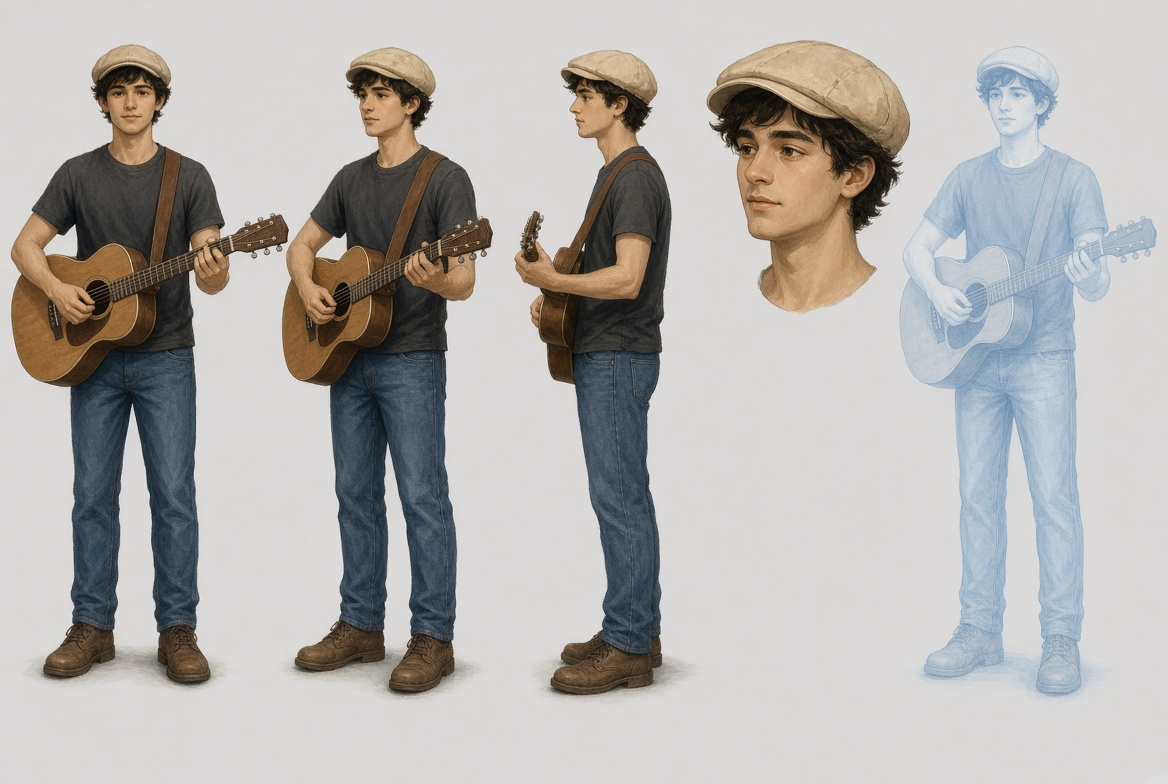
#> input picture inputs/charlie_anime.png, 1168 x 784 px, given in place of v3_turn_stage1.png, which was not available
$ python v3_turn2.py
#> lines starting #> are read from the running program, lines starting #| are printed output that depends on the picture; pictures that were not available may be replaced by others from this repository, and a replacement may not be noted
### tools/sprites/costume_comp.py
"""Composite the real Rare Earth costume artwork (read-only source repo) onto a generated paper turnaround.
Sleeve patch = inputs/sleeve_patch_1420MHz.png; back lettering = costume/artwork/back_rare_earth_lettering.png,
sized from the spec (line length = 7.5/7.75 of the dot, cap = 0.701/7.75, gap = 1.0/7.75)."""
import sys
import numpy as np
from PIL import Image, ImageFilter
V = "/home/jade/Documents/vibesong/"
ART = "/home/jade/Documents/1-music-shipped/rare-earth-techno-remix/costume/artwork/"

# [6 lines left out: function pencilize, not called in this run]

def patch(img, cx, cy, w, h, clip_line=None):
    p = Image.open(V + "inputs/sleeve_patch_1420MHz.png").convert("RGBA").resize((w, h), Image.LANCZOS)
    x0, y0 = int(round(cx - w / 2)), int(round(cy - h / 2))
    p = pencilize(p, img.crop((x0, y0, x0 + w, y0 + h)))
    if clip_line:   # hide the part of the patch beyond the sleeve outline: x < x_at(y)
        (xa, ya), (xb, yb) = clip_line
        al = np.array(p)[..., 3].astype(float)
        for yy in range(h):
            Y = y0 + yy; xl = xa + (Y - ya) * (xb - xa) / (yb - ya) - 1.5
            al[yy, max(int(xl - x0), 0):] = 0
        p.putalpha(Image.fromarray(al.astype(np.uint8)))
    img.alpha_composite(p, (x0, y0))

# [26 lines left out: functions erase_old_patches, back_lettering, not called in this run]

# [17 lines that do not run on import are left out]

# [23 lines left out: functions fix_patch_auto, lineup, not called in this run]

# [2 lines that do not run on import are left out]

### tools/sprites/v3_turn2.py
import sys; sys.path.insert(0, "/home/jade/Documents/vibesong/tools/sprites")
import numpy as np, cv2
from PIL import Image, ImageDraw
from scipy import ndimage
import costume_comp as CC
def _pencilize(rgba, under):
    a = np.array(rgba).astype(float); rng = np.random.default_rng(1)
    a[..., :3] = np.clip(a[..., :3] * (1 + rng.normal(0, 0.012, a.shape[:2]))[..., None] - 4, 0, 255)
    return Image.fromarray(a.astype(np.uint8)).filter(__import__("PIL.ImageFilter").ImageFilter.GaussianBlur(0.45))
CC.pencilize = _pencilize
V = "/home/jade/Documents/vibesong/"
img = Image.open(V + "assets/sheets/raw/v3_turn_stage1.png").convert("RGBA")
def inpaint_box(img, box, thr=110, grow=3):
    a = np.array(img.convert("RGB")); x0, y0, x1, y1 = box
    g = a[y0:y1, x0:x1].mean(-1); m = np.zeros(a.shape[:2], np.uint8)
    m[y0:y1, x0:x1] = ndimage.binary_dilation(g < thr, iterations=grow)
    img.paste(Image.fromarray(cv2.inpaint(a, m * 255, 5, cv2.INPAINT_TELEA)))
def inpaint_ellipse(img, box):
    a = np.array(img.convert("RGB")); m = Image.new("L", img.size, 0); ImageDraw.Draw(m).ellipse(box, fill=255)
    img.paste(Image.fromarray(cv2.inpaint(a, np.array(m), 5, cv2.INPAINT_TELEA)))
mode = sys.argv[1] if len(sys.argv) > 1 else "all"
# rings drawn by the edit -> real 1420 MHz artwork
CC.patch(img, 1185.5, 484, 50, 64)
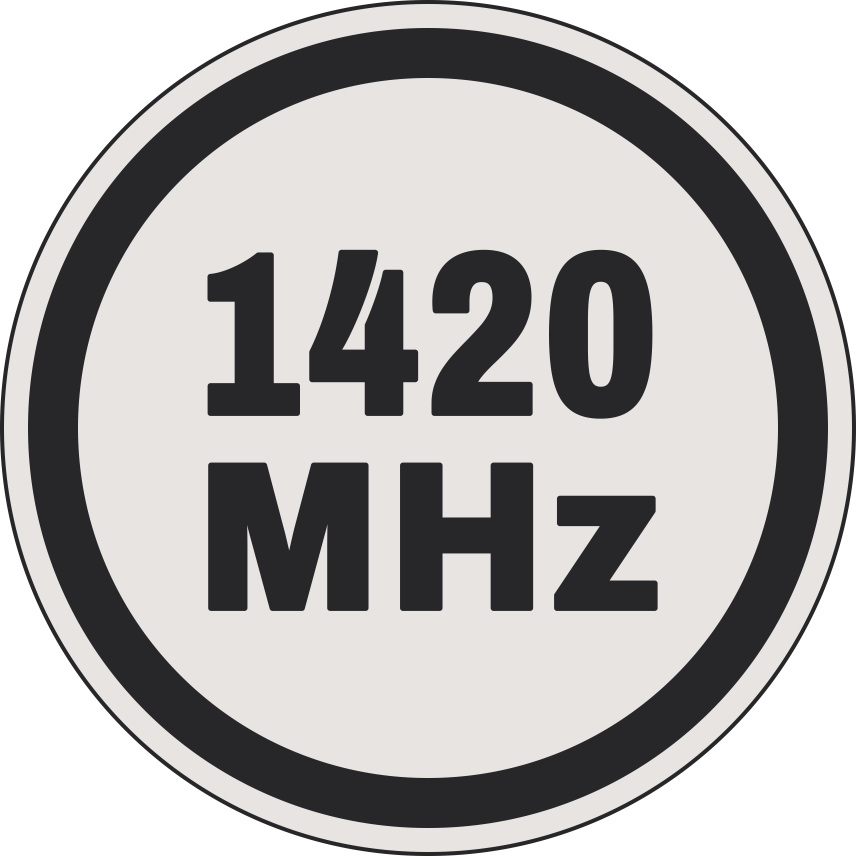
#> input picture inputs/sleeve_patch_1420MHz.png, 2568 x 2568 px, found by its file name (shown at 1/3 size)
#> in patch, `p = Image.open(V + "inputs/sleeve_patch_1420MHz.png").convert("RGBA")...`:
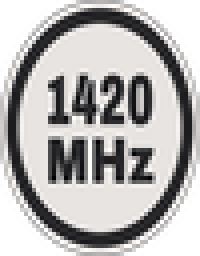
#> p: PIL image 50x64 RGBA (shown 4 times larger); mean R, G, B, A 131.8, 130.4, 130, 200.5; transparent parts drawn white
#> in _pencilize, `return Image.fromarray(a.astype(np.uint8)).filter(__import__("PIL.Imag..`:
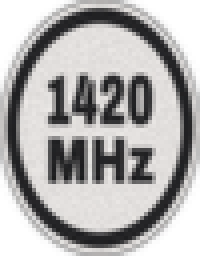
#> returned value: PIL image 50x64 RGBA (shown 4 times larger); mean R, G, B, A 128.1, 126.6, 126.2, 200.5; transparent parts drawn white
CC.patch(img, 1679, 484.5, 62, 64)
#> call 2 of patch, with cx = 1679, cy = 484.5, w = 62, h = 64
#> in patch (call 2), `p = Image.open(V + "inputs/sleeve_patch_1420MHz.png").convert("RGBA")...`:
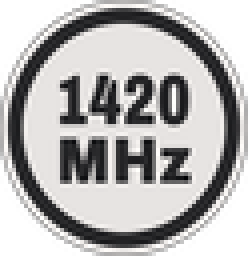
#> p: PIL image 62x64 RGBA (shown 4 times larger); mean R, G, B, A 130.7, 129.2, 128.9, 200.4; transparent parts drawn white
#> in _pencilize (call 2), `return Image.fromarray(a.astype(np.uint8)).filter(__import__("PIL.Imag..`:
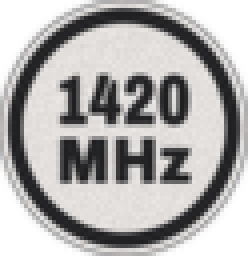
#> returned value: PIL image 62x64 RGBA (shown 4 times larger); mean R, G, B, A 126.9, 125.4, 125.1, 200.4; transparent parts drawn white
g = np.array(img.convert("L")).astype(int)
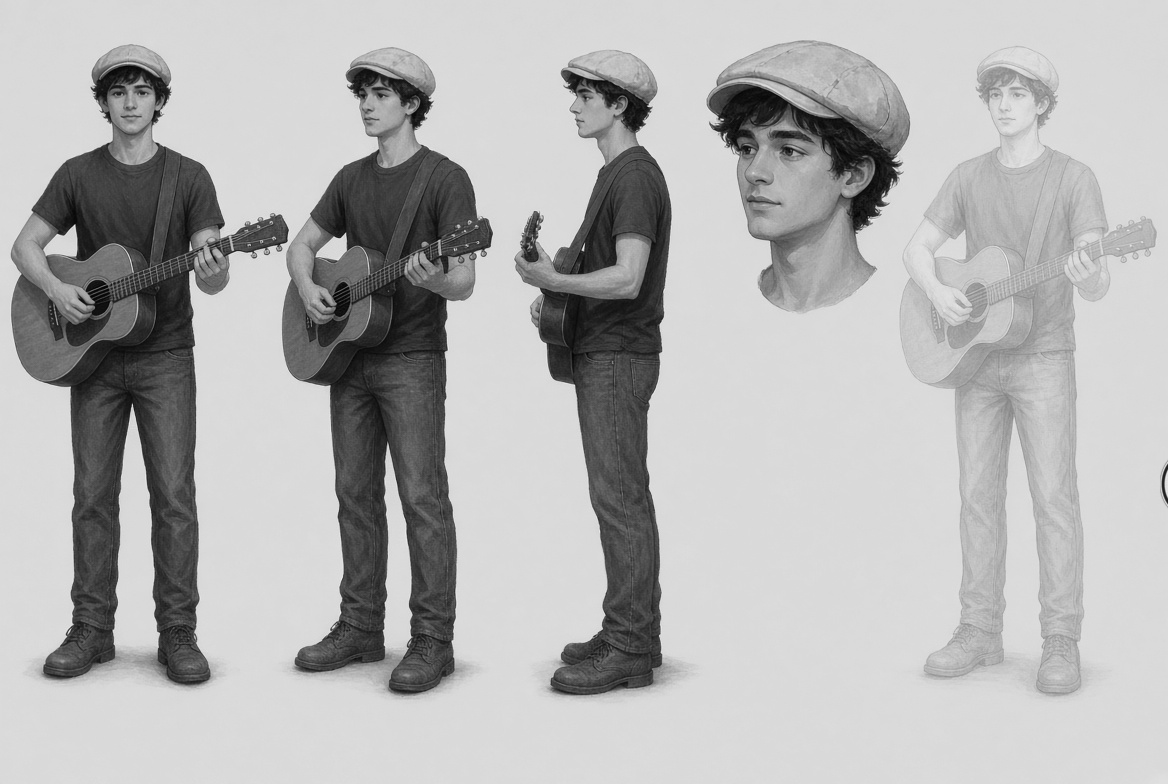
#> g: shape (784, 1168) int64; min 2, max 239, mean 178.6
print("front arm outline cols:", [(y, [x for x in range(540, 600) if g[y, x] < 80]) for y in (450, 470, 490, 510, 530)])
#| front arm outline cols: [(450, [584, 586, 587, 588, 592, 593, 594, 595]), (470, [588, 592, 593, 595, 596, 599]), (490, [594]), (510, [595, 596]), (530, [])]
#> (the run stopped early here; a loop or call above may not have finished)
